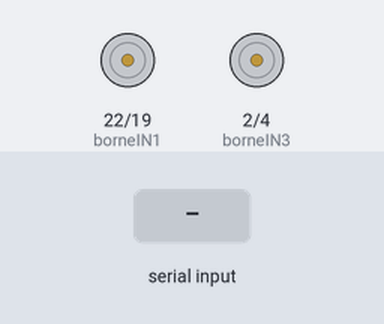
The sketch below on a simulated ESP32. Shown: motor-driver pin pairs drawn as motors (green arrow = first pin HIGH = forward, orange = second pin HIGH = backward, longer = more drive, scaled by the enable pin). The test bench sets the inputs (shaded band). Nothing arrives over Bluetooth unless stated; what the sketch prints to the serial monitor is not drawn.

Above: at 1.2 s.
1.3 s: "g" received over the second serial link
At 2.5 s:
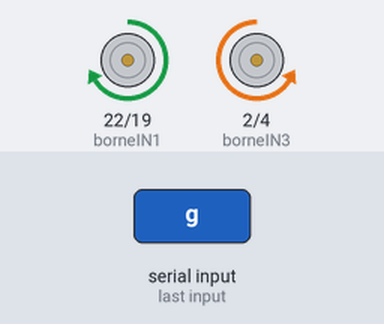
2.8 s: "d" received over the second serial link
At 3.9 s:
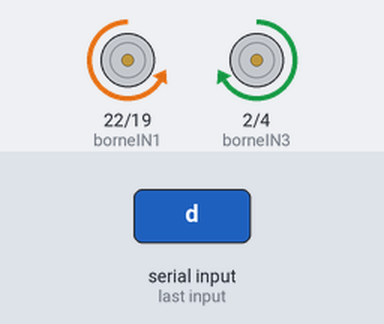
4.3 s: "s" received over the second serial link
At 5.0 s:
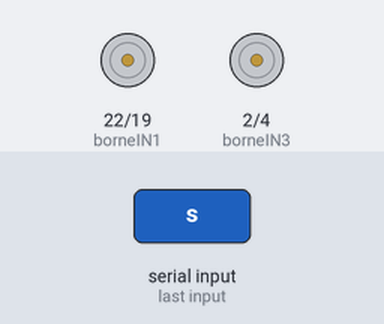
5.8 s: "G" received over the second serial link
At 6.2 s:
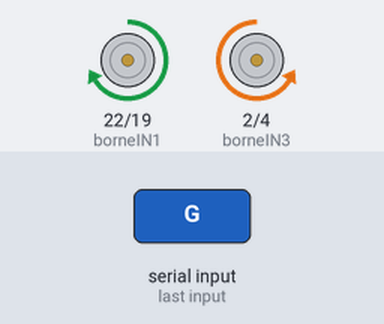
7.3 s: "D" received over the second serial link
At 8.5 s:
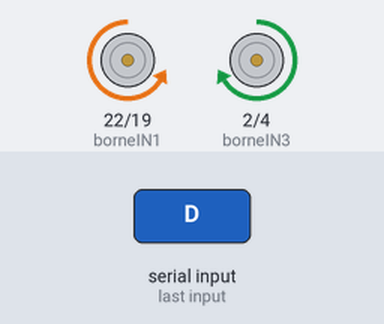
Timing chart, 0 to 9.8 s (numbered marks = the images above; inputs shaded):
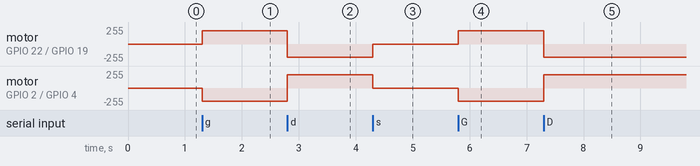

The sketch:

CodeFiniOfficiel.ino
```cpp
#include <dummy.h>

/*
  Developpement Projet TSN3 section 2024-2025
  Fichier:      VariationVitesseMoteurL298N
  Description:  Adaptation de code Arduino, permettant de faire varier la vitesse de 2 moteurs à courant continu (accélération, puis décélération)
                avec inversion de sens de rotation, le tout piloté par un module L298N raccordé à un ESP32

*/

//*******************************************************************************//
// Association des entrées du L298N, aux sorties utilisées sur notre ESP32 //
//*******************************************************************************//

#include "BluetoothSerial.h"

BluetoothSerial SerialBT;

#define borneENA        23      // On associe la borne "ENA" du L298N à la pin D23 de l'Arduino (PWM possible sur cette broche)
#define borneIN1        22       // On associe la borne "IN1" du L298N à la pin D22 de l'Arduino
#define borneIN2        19       // On associe la borne "IN2" du L298N à la pin D19 de l'Arduino
#define borneIN3        2       // On associe la borne "IN3" du L298N à la pin D2 de l'Arduino
#define borneIN4        4       // On associe la borne "IN4" du L298N à la pin D4 de l'Arduino
#define borneENB        5


// On associe la borne "ENB" du L298N à la pin D5 de l'Arduino (PWM possible sur cette broche)

//*************************//
// Constantes du programme //
//*************************//
#define delaiChangementVitesse     20       // Défini un petit délai, exprimé en millisecondes, avant tout autre changement de vitesse
#define vitesseMinimale            60       // Rapport cylique minimal du signal PWM, pour faire tourner le moteur au minimum de sa vitesse (en pratique, on évitera de trop approcher la valeur  0)
#define vitesseMaximale            255
#define vitessestop101             0     // Rapport cylique maximal du signal PWM, pour faire tourner le moteur au maximum de sa vitesse


const char MARCHE_AVANT   = 'V';            // Défini une constante pour la "marche avant" (peu importe la valeur)
const char MARCHE_ARRIERE = 'R';
const char MARCHE_DROITE = 'D';
const char MARCHE_GAUCHE = 'G';       // Défini une constante pour la "marche arrière" (peu importe la valeur)

//************************//
// Variables du programme //
//************************//
int vitesse;                    // Spécifie la vitesse de rotation du moteur, entre son minimum (0) et son maximum (255) <= signal PWM

//*******//
// SETUP //
//*******//
void setup() {

  // Configuration de toutes les pins de l'Arduino en "sortie" (car elles attaquent les entrées du module L298N)

  Serial.begin(115200);
  SerialBT.begin("ESP32 Bluetooth (Credit : Denis)");

  pinMode(borneENA, OUTPUT);
  pinMode(borneIN1, OUTPUT);
  pinMode(borneIN2, OUTPUT);
  pinMode(borneIN3, OUTPUT);
  pinMode(borneIN4, OUTPUT);
  pinMode(borneENB, OUTPUT);

  String credit = "Made by Denis";
  Serial.println(credit);

}

//**************************//
// Boucle principale : LOOP //
//**************************//
void loop() {


  if (SerialBT.available()) {
    char commande = SerialBT.read();

    if (commande == 'g' || commande == 'G') {
      configurerSensDeRotationPontA(MARCHE_GAUCHE);
      configurerSensDeRotationPontB(MARCHE_GAUCHE);
      changeVitesseMoteurPontA(200);  // Exemple vitesse
      changeVitesseMoteurPontB(200);
    }
    else if (commande == 'd' || commande == 'D') {
      configurerSensDeRotationPontA(MARCHE_DROITE);
      configurerSensDeRotationPontB(MARCHE_DROITE);
      changeVitesseMoteurPontA(200);
      changeVitesseMoteurPontB(200);
    }
    else if (commande == 'a' || commande == 'A') {
      configurerSensDeRotationPontA(MARCHE_AVANT);
      configurerSensDeRotationPontB(MARCHE_AVANT);
      changeVitesseMoteurPontA(200);
      changeVitesseMoteurPontB(200);
    }
    else if (commande == 'r' || commande == 'R') {
      configurerSensDeRotationPontA(MARCHE_ARRIERE);
      configurerSensDeRotationPontB(MARCHE_ARRIERE);
      changeVitesseMoteurPontA(200);
      changeVitesseMoteurPontB(200);
    }
    else if (commande == 's' || commande == 'S') {
      stop101(0);
    }
  }
}


//************************************************************************************//
// Fonction : configurerSensDeRotationPontA()                                         //
// But :      Permet de définir le sens de rotation du moteu branché sur le pont A    //
//************************************************************************************//
void configurerSensDeRotationPontA(char sensDeRotation) {

  if(sensDeRotation == MARCHE_AVANT) {
    // Configuration du L298N en "marche avant", pour le moteur connecté au pont A. Selon sa table de vérité, il faut que :
    digitalWrite(borneIN1, HIGH);                 // L'entrée IN1 doit être au niveau haut
    digitalWrite(borneIN2, LOW);                  // L'entrée IN2 doit être au niveau bas
  }

  if(sensDeRotation == MARCHE_ARRIERE) {
    // Configuration du L298N en "marche arrière", pour le moteur câblé sur le pont A. Selon sa table de vérité, il faut que :
    digitalWrite(borneIN1, LOW);                  // L'entrée IN1 doit être au niveau bas
    digitalWrite(borneIN2, HIGH);                 // L'entrée IN2 doit être au niveau haut
  }
  if(sensDeRotation == MARCHE_DROITE) {
    digitalWrite(borneIN1, LOW);
    digitalWrite(borneIN2, HIGH);
  }
  if(sensDeRotation == MARCHE_GAUCHE) {
    digitalWrite(borneIN1, HIGH);
    digitalWrite(borneIN2, LOW);
  }

}

//************************************************************************************//
// Fonction : configurerSensDeRotationPontB()                                         //
// But :      Permet de définir le sens de rotation du moteu branché sur le pont B    //
//************************************************************************************//
void configurerSensDeRotationPontB(char sensDeRotation)
{

  if(sensDeRotation == MARCHE_AVANT) {
    // Configuration du L298N en "marche avant", pour le moteur connecté au pont A. Selon sa table de vérité, il faut que :
    digitalWrite(borneIN3, LOW);                 // L'entrée IN3 doit être au niveau haut
    digitalWrite(borneIN4, HIGH);                  // L'entrée IN4 doit être au niveau bas
  }

  if(sensDeRotation == MARCHE_ARRIERE) {
    // Configuration du L298N en "marche arrière", pour le moteur câblé sur le pont A. Selon sa table de vérité, il faut que :
    digitalWrite(borneIN3, HIGH);                  // L'entrée IN3 doit être au niveau bas
    digitalWrite(borneIN4, LOW);                 // L'entrée IN4 doit être au niveau haut
  }
    if(sensDeRotation == MARCHE_DROITE) {
    digitalWrite(borneIN3, HIGH);
    digitalWrite(borneIN4, LOW);
  }
  if(sensDeRotation == MARCHE_GAUCHE) {
    digitalWrite(borneIN3, LOW);
    digitalWrite(borneIN4, HIGH);
  }


}

//************************************************************************************//
// Fonction : changeVitesseMoteurPontA()                                              //
// But :      Change la vitesse de rotation du moteur branché sur le pont A           //
//            (cette valeur doit être comprise entre 0 et 255)                        //
//************************************************************************************//
void changeVitesseMoteurPontA(int nouvelleVitesse)
{

  // Génère un signal PWM permanent, de rapport cyclique égal à "nouvelleVitesse" (valeur comprise entre 0 et 255)
  analogWrite(borneENA, nouvelleVitesse);
}

//************************************************************************************//
// Fonction : changeVitesseMoteurPontB()                                              //
// But :      Change la vitesse de rotation du moteur branché sur le pont A           //
//            (cette valeur doit être comprise entre 0 et 255)                        //
//************************************************************************************//
void changeVitesseMoteurPontB(int nouvelleVitesse)
{

  // Génère un signal PWM permanent, de rapport cyclique égal à "nouvelleVitesse" (valeur comprise entre 0 et 255)
  analogWrite(borneENB, nouvelleVitesse);
}

void stop101(int stopTout) {
  digitalWrite(borneIN1, LOW);                 // L'entrée IN3 doit être au niveau haut
  digitalWrite(borneIN2, LOW);                  // L'entrée IN4 doit être au niveau bas
  digitalWrite(borneIN3, LOW);                 // L'entrée IN3 doit être au niveau haut
  digitalWrite(borneIN4, LOW);


}
```

Measured:
- after the input at 1.3 s, motor on GPIO 22 (borneIN1) / GPIO 19 (borneIN2): stopped → forward 200/255 at once; motor on GPIO 2 (borneIN3) / GPIO 4 (borneIN4): stopped → backward 200/255 at once
- after the input at 2.8 s, motor on GPIO 22 (borneIN1) / GPIO 19 (borneIN2): forward 200/255 → backward 200/255 at once; motor on GPIO 2 (borneIN3) / GPIO 4 (borneIN4): backward 200/255 → forward 200/255 at once
- after the input at 4.3 s, motor on GPIO 22 (borneIN1) / GPIO 19 (borneIN2): backward 200/255 → stopped at once; motor on GPIO 2 (borneIN3) / GPIO 4 (borneIN4): forward 200/255 → stopped at once
- after the input at 5.8 s, motor on GPIO 22 (borneIN1) / GPIO 19 (borneIN2): stopped → forward 200/255 at once; motor on GPIO 2 (borneIN3) / GPIO 4 (borneIN4): stopped → backward 200/255 at once
- after the input at 7.3 s, motor on GPIO 22 (borneIN1) / GPIO 19 (borneIN2): forward 200/255 → backward 200/255 at once; motor on GPIO 2 (borneIN3) / GPIO 4 (borneIN4): backward 200/255 → forward 200/255 at once
